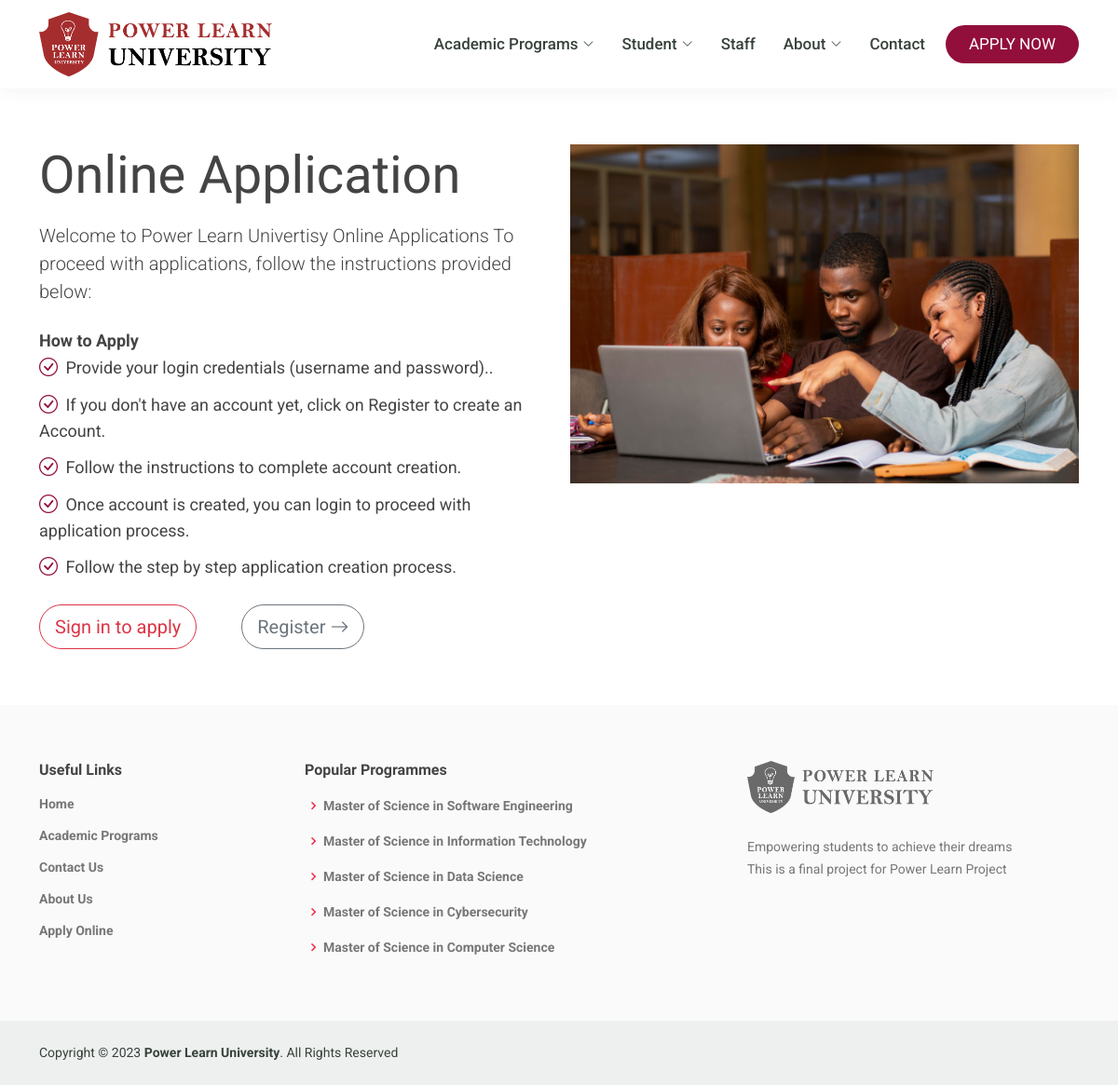
The page /how-to-apply on the database its author committed.
### application/models.py (models this page shows, shortened)
class Program(models.Model):
    name = models.CharField(max_length = 255, blank=False)
    slug = models.SlugField(max_length=255, unique=True, null=True)
    description = models.TextField(blank=True)
    study_level = models.ForeignKey(StudyCategory, default=1, on_delete=models.CASCADE, null=True)
    lectures = models.ForeignKey("Lecture", null=True, on_delete=models.CASCADE)
    class Meta:
        verbose_name_plural = 'programs'
        ordering = ('-name',)
    def get_absolute_url(self):
        return reverse('program_detail', kwargs={ 'slug' :self.slug })

class Setting(models.Model):
    school_name = models.CharField(max_length = 255, blank=False)
    location = models.TextField(blank=False)
    email = models.EmailField(max_length = 255, blank=False)
    phone = models.CharField(max_length = 255, blank=False)
    tagline = models.TextField(max_length = 255, blank=False)
    hero_title = models.CharField(max_length = 255, blank=True, null=True)
    class Meta:
        verbose_name_plural = 'settings'

### project/views.py (the view)
# urls.py: path('how-to-apply', views.how_to_apply, name="how_to_apply"),
def how_to_apply(request):
    return render(request, "how-to-apply.html")

### project/context_processors.py (called while the page is built)
def popular_programs(request):
    return {
        'popular_programs' : Program.objects.all()[:5]
    }

def school_settings(request):
    return {
        'school_settings': School.objects.first()
    }

### templates/how-to-apply.html (shortened to what this page needs)
{% extends 'layout/base.html' %}
{% load static %}
{% block content %}
<section class="about">
    <div class="container">
        <div class="row">
            <div class="col-lg-6 order-1 order-lg-2">
              <img src="{% static 'img/2.jpg' %}" class="img-fluid" alt="">
            </div>
            <div class="col-lg-6 pt-4 pt-lg-0 order-2 order-lg-1 content">
                <h1 class="display-4">Online Application</h1>
                <p class="lead py-2">Welcome to Power Learn Univertisy Online Applications
                To proceed with applications, follow the instructions provided below: </p>
                <strong class="my-3">How to Apply</strong>
                <ul>
                    <li><i class="bi bi-check-circle"></i> Provide your login credentials (username and password)..</li>
                    <li><i class="bi bi-check-circle"></i> If you don't have an account yet, click on Register to create an Account.</li>
                    <li><i class="bi bi-check-circle"></i> Follow the instructions to complete account creation.</li>
                    <li><i class="bi bi-check-circle"></i> Once account is created, you can login to proceed with application process.</li>
                    <li><i class="bi bi-check-circle"></i> Follow the step by step application creation process.</li>
                </ul>
                <div class="d-flex gap-5">
                    <a href="{% url 'login' %}" class="btn btn-outline-danger btn-lg rounded-pill">Sign in to apply</a>
                    <a href="{% url 'register' %}" class="btn btn-outline-secondary btn-lg rounded-pill">Register <i class="bi bi-arrow-right"></i></a>
                </div>
            </div>
        </div>
    </div>
</section>
{% endblock content %}

### templates/layout/footer.html (shortened to what this page needs)
{% load static %}
<footer id="footer">
    <div class="footer-top">
      <div class="container">
        <div class="row">
          <div class="col-lg-3 col-md-6 footer-links">
            <h4>Useful Links</h4>
            <ul class="fw-bold">
              <li><a href="{% url 'home'%}">Home</a></li>
              <li><a href="{% url 'programs'%}">Academic Programs</a></li>
              <li><a href="{% url 'contact'%}">Contact Us</a></li>
              <li><a href="{% url 'about'%}">About Us</a></li>
              <li><a href="{% url 'apply'%}" target="_blank">Apply Online</a></li>
            </ul>
          </div>
          <div class="col-lg-5 col-md-6 footer-links">
            <h4>Popular Programmes</h4>
            <ul class="fw-bold">
                {% for p_programs in popular_programs %}
                  <li><i class="bx bx-chevron-right"></i> <a href="{{ p_programs.get_absolute_url }}">{{ p_programs.name | capfirst }}</a></li>
                {% endfor %}
            </ul>
          </div>
          <div class="col-lg-4 col-md-6 footer-contact">
            <a href="{% url 'home' %}"><img src="{% static 'img/logo_bw.png' %}" width="200px" alt="Logo" class="img-fluid"></a>
            <p class="mt-4">{{ school_settings.tagline }}</p>
            <p>This is a final project for Power Learn Project
            </p>
          </div>
        </div>
      </div>
    </div>
    <div class="container d-md-flex py-4">
      <div class="me-md-auto text-center text-md-start">
        <div class="copyright">
          Copyright &copy; {% now "Y" %} <strong><span>{{ school_settings.school_name }}</span></strong>. All Rights Reserved
        </div>
      </div>
    </div>
  </footer>

### static/css/style.css (style rules this page uses)
body { font-family: Roboto, sans-serif; color: #444444; font-size: 18px; }
a { color: #920f3b; text-decoration: none; }
h1, h2, h3, h4, h5, h6 { font-family: Raleway, sans-serif !important; }
section { padding: 60px 0; overflow: hidden; }
.about .content ul { list-style: none; padding: 0; }
.about .content ul li { padding-bottom: 10px; }
.about .content ul i { font-size: 20px; padding-right: 4px; color: #920f3b; }
#footer { color: #37423b; font-size: 14px; background: #eef0ef; }
#footer .footer-top { padding: 60px 0 30px 0; background: #f9faf9; }
#footer .footer-top .footer-contact { margin-bottom: 30px; }
#footer .footer-top .footer-contact p { font-size: 14px; line-height: 24px; margin-bottom: 0; font-family: Roboto, sans-serif; color: #777777; }
#footer .footer-top h4 { font-size: 16px; font-weight: bold; color: #444444; position: relative; padding-bottom: 12px; }
#footer .footer-top .footer-links { margin-bottom: 30px; }
#footer .footer-top .footer-links ul { list-style: none; padding: 0; margin: 0; }
#footer .footer-top .footer-links ul i { padding-right: 2px; color: #eb2b4b; font-size: 18px; line-height: 1; }
#footer .footer-top .footer-links ul li { padding: 10px 0; display: flex; align-items: center; }
#footer .footer-top .footer-links ul li:first-child { padding-top: 0; }
#footer .footer-top .footer-links ul a { color: #777777; transition: 0.3s; display: inline-block; line-height: 1; }

### rows shown on the page
Program: name "Master of Science in Software Engineering"
Program: name "Master of Science in Information Technology"
Program: name "Master of Science in Data Science"
Program: name "Master of Science in Cybersecurity"
Program: name "Master of Science in Computer Science"
Setting: tagline "Empowering students to achieve their dreams", school_name "Power Learn University"
